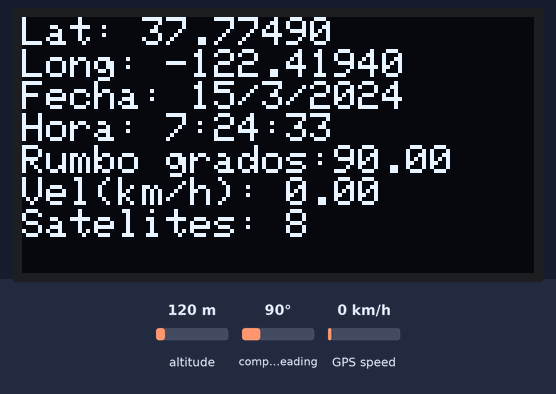
Bench run of a program on a simulated ESP32. On the bench: 128×64 one-colour display. The inputs (shaded band) are chosen by the test bench; at power-on: compass heading 90°, GPS speed 0 km/h, altitude 120 m. WiFi joins after 1.5 s; servers stay silent unless stated; the GPS gets a fix after 3 s at 37.7749, -122.4194 with 8 satellites; no MQTT or app messages arrive unless stated; what the program prints to the serial monitor is not drawn.

Above: at 4.7 s.
4.8 s: compass heading set to 7°
At 10.1 s:
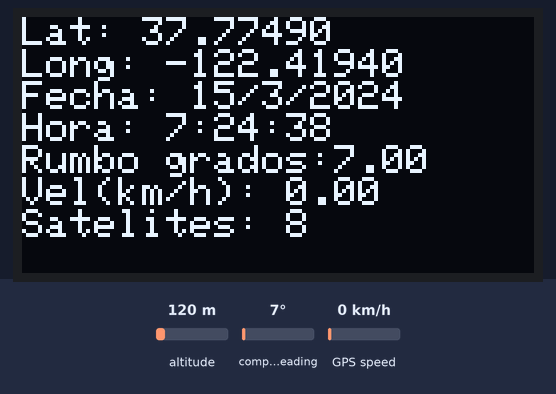
15.3 s: GPS speed set to 2 km/h
At 20.3 s:
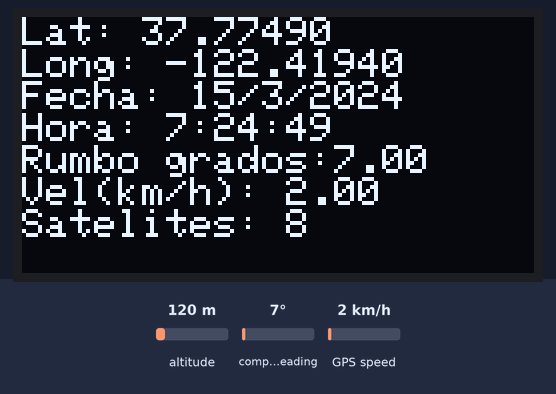
25.7 s: compass heading set to 180°
At 30.7 s:
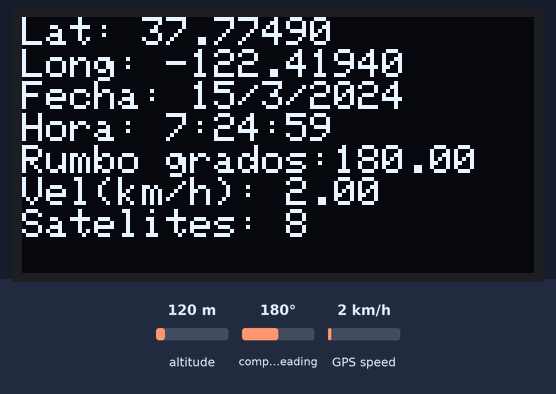
36.0 s: GPS speed set to 30 km/h
At 41.1 s:
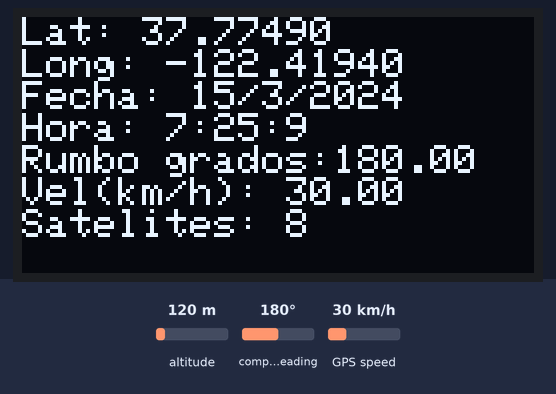
Timing chart, 0 to 42.6 s (numbered marks = the images above; inputs shaded):
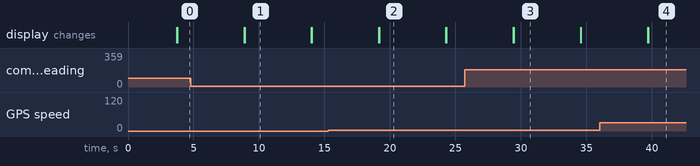

Measured:
- what the display in image 1 shows lasts 5.1 s, from 8.9 s to 14.0 s

The program:

main.cpp
```cpp
#include <Arduino.h>
#include <WiFi.h>
#include <Adafruit_SSD1306.h>//libreria necesaria para dsiplay
#include <SoftwareSerial.h>//incluimos libreria SoftwareSerial
#include <TinyGPS.h>//incluimos libreria TinyGPS
#include <PubSubClient.h>
//#include <MQTTClient.h>
#define WIFI_SSID ""
#define WIFI_PASS ""
const char* BROKER_HOST="brokergrupo6.ddns.net";
const int BROKER_PORT=1883;
#define TOPIC "/datos/traker/"
String idtracker = "";
Adafruit_SSD1306 display = Adafruit_SSD1306(128, 64);//Especifico display
int timeOffset = -3;  // Ajuste horario en horas (ejemplo: -3 para GMT-3 Arg)
TinyGPS gps;//Declaramos el objeto gps
//Declaramos pines GPS
#define pinRX 23
#define pinTX 19
SoftwareSerial serialgps(pinRX,pinTX);

WiFiClient espClient;
PubSubClient client(espClient);
//Declaramos la variables para la obtención de datos
int year;
byte month, day, hour, minute, second, hundredths;
unsigned long chars;
unsigned short sentences, failed_checksum;

void conectarWifi(){
  Serial.print("Conectando a WiFi...");
  WiFi.begin(WIFI_SSID, WIFI_PASS);
  while (WiFi.status() != WL_CONNECTED)
  {
    delay(500);
    Serial.print(".");
  }
  Serial.println("");
  Serial.println("WiFi conectado");
  Serial.print("Dirección IP: ");
  Serial.println(WiFi.localIP());


  //client.setCallback(onMessage);
}

//Configuramos la conexion al server mqtt
void reconnectMQTT() {
  // Loop hasta que estemos conectados al servidor MQTT
  while (!client.connected()) {
    Serial.println("Intentando conexión MQTT...");

    // Intentar conectarse al servidor MQTT
    if (client.connect("cliente")) {
      Serial.println("Conectado al servidor MQTT");

      // Suscribirse a los temas necesarios después de la conexión exitosa
      //client.subscribe("tema_suscripcion");
    } else {
      Serial.print("Error de conexión MQTT, rc=");
      Serial.print(client.state());
      Serial.println(" Reintentando en 5 segundos...");

      // Esperar 5 segundos antes de intentar nuevamente
      delay(5000);
    }
  }
}

void setup() {
  // put your setup code here, to run once:
display.begin(SSD1306_SWITCHCAPVCC, 0x3c);//Inicio display con el puerto I2C por defecto
display.clearDisplay();//Borro display
display.setTextColor(WHITE, BLACK);//Seteo display
Serial.begin(9600);//Iniciamos el puerto serie
serialgps.begin(9600);//Iniciamos el puerto serie del gps
Serial.println("");
Serial.println("GPS Iniciado");
Serial.println("---Esperando señal Satelital---");
Serial.println("");
display.setCursor(0, 0); // Seteo cursor
display.println("GPS Iniciado");//inprimo texto
display.setCursor(0, 10);
display.println("--Esperando senal--");
display.display();//Envio los datos
conectarWifi();
client.setServer(BROKER_HOST, BROKER_PORT);
delay(2000);
}

void loop() {
if (WiFi.status() != WL_CONNECTED){
  conectarWifi();
}
if (!client.connected()) {
    reconnectMQTT();
  }
while(serialgps.available())
{
int c = serialgps.read();
if(gps.encode(c))

{
float latitude, longitude;
gps.f_get_position(&latitude, &longitude); //obtenemos lat y long, luego mostramos por serial
Serial.print("Latitud/Longitud: ");
Serial.print(latitude,5);
Serial.print(", ");
Serial.println(longitude,5);

gps.crack_datetime(&year,&month,&day,&hour,&minute,&second,&hundredths); //obtenemos los datos
  int hora = hour + timeOffset; //seteamos el uso horario Arg
  int dia= day;
  if (hora < 0){ //si hora <0 significa que en Arg todavia no paso medianoche, entonces ajustamos el dia local
    dia= day -1;

  }
  //realizamos el ajuste de la hora Arg mediante + o -
    if (hora < 0) {
          hora += 24;
        } else if (hora >= 24) {
          hora -= 24;
        }
//mostramos los datos
Serial.print("Fecha: "); Serial.print(dia); Serial.print("/");
Serial.print(month, DEC); Serial.print("/"); Serial.println(year);
Serial.print("Hora: "); Serial.print(hora); Serial.print(":");
Serial.print(minute, DEC); Serial.print(":"); Serial.print(second, DEC);
Serial.print("."); Serial.println(hundredths, DEC);
Serial.print("Rumbo (grados): "); Serial.println(gps.f_course());
Serial.print("Velocidad(kmph): "); Serial.println(gps.f_speed_kmph());
Serial.print("Satelites: "); Serial.println(gps.satellites());
Serial.println();
gps.stats(&chars, &sentences, &failed_checksum);

//Muestro datos en diplay Oled
display.clearDisplay();//Borro display
display.setCursor(0, 0);
display.println("Lat: "+String(latitude,5));
//display.setCursor(0, 10);
display.println("Long: "+String(longitude,5));
display.display();//Envio los datos
//display.setCursor(0, 20);
display.println("Fecha: "+String(dia)+"/"+String(month)+"/"+String(year));
//display.setCursor(0, 30);
display.println("Hora: "+String(hora)+":"+String(minute)+":"+String(second));
//display.setCursor(0, 40);
display.println("Rumbo grados:"+String(gps.f_course()));
display.println("Vel(km/h): "+String(gps.f_speed_kmph()));
display.println("Satelites: "+String(gps.satellites()));
display.display();//Envio los datos

//Construimos el arreglo y enviamos los datos por MQTT
String dato=String(dia)+String(month)+String(year)+","+String(hora)+String(minute)+","+idtracker+","+String(latitude,5)+","+String(longitude,5)+","+String(gps.f_speed_kmph());
client.publish(TOPIC, dato.c_str());

delay(5000);
   }
  }


}
```
